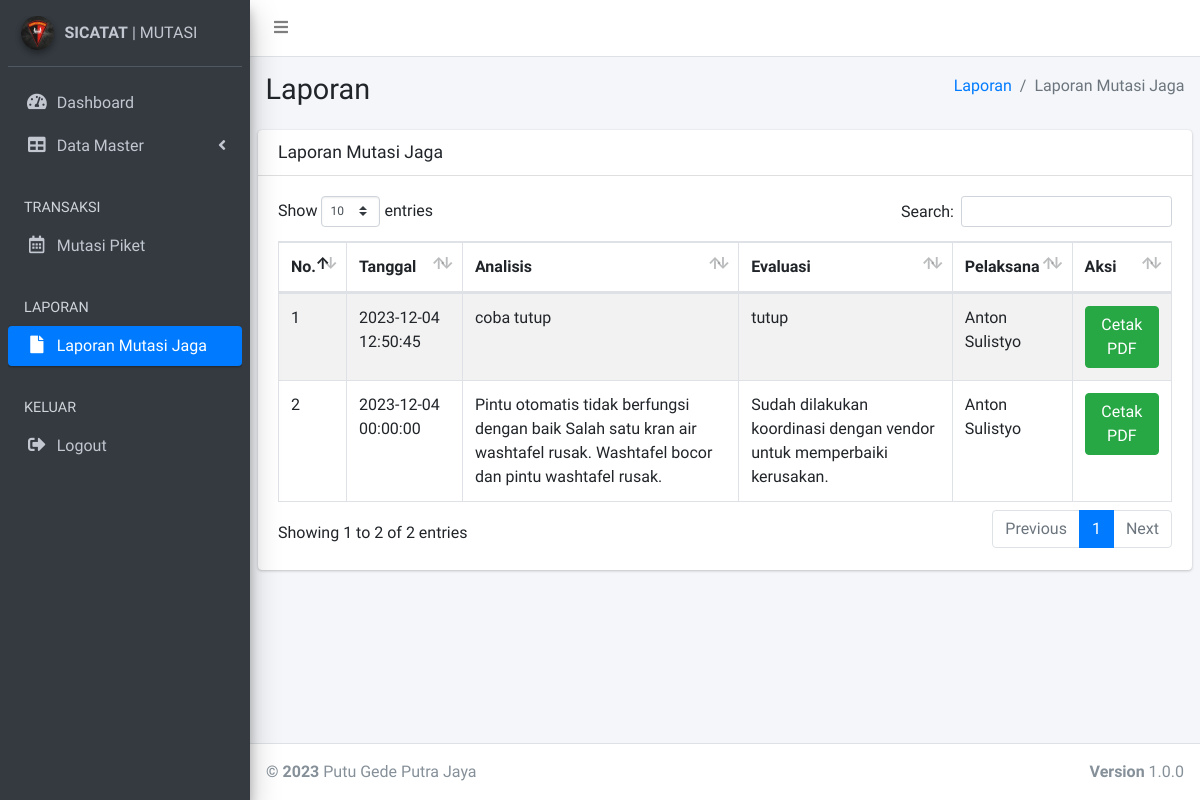
Before: /laporan.php (signed in) with the older database file.
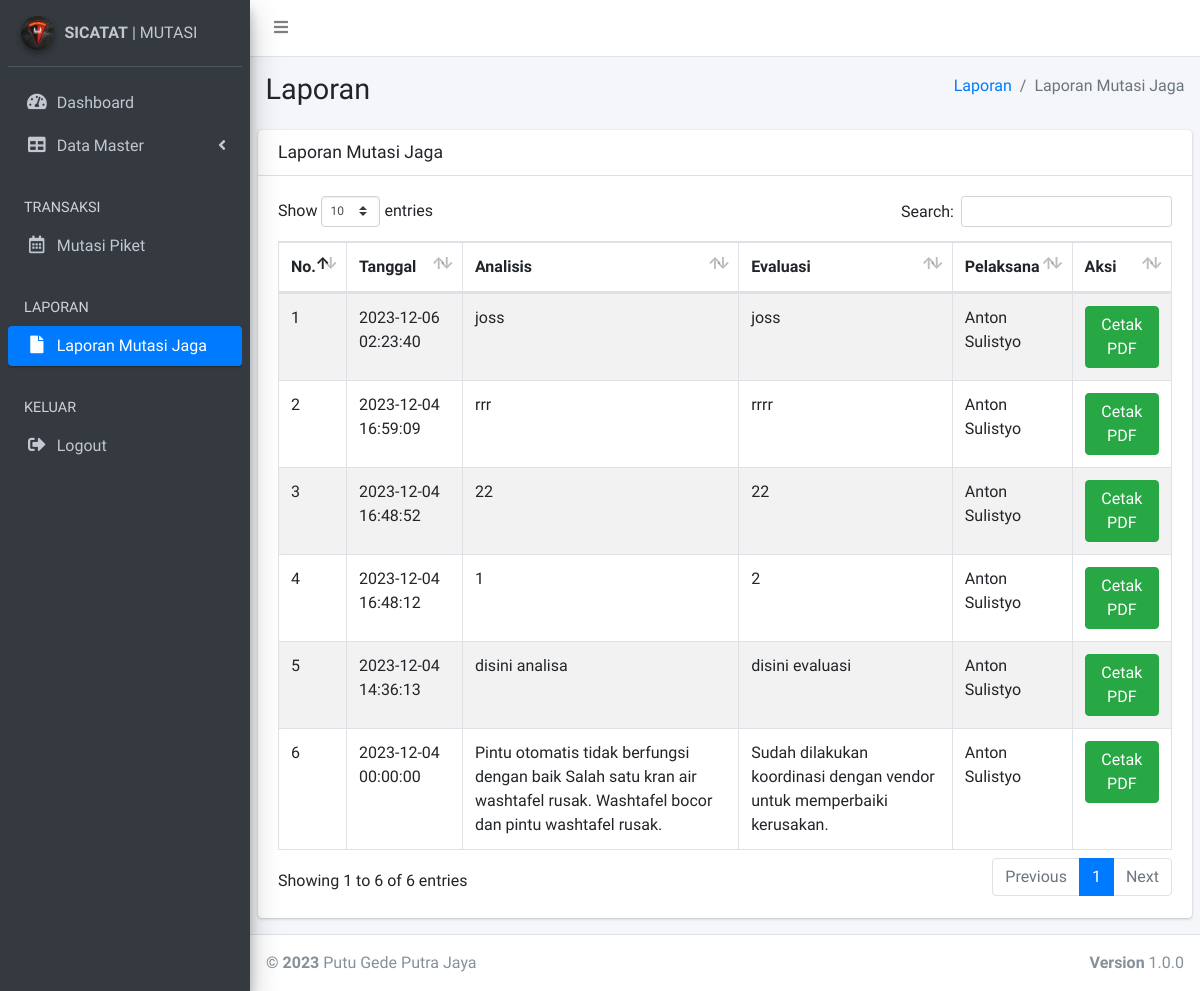
After: the same page with the newer database file.
### tables this page shows
CREATE TABLE `tb_mutasi_jaga` (
  `id_mutasi_jaga` int NOT NULL AUTO_INCREMENT,
  `id_user` int DEFAULT NULL,
  `tgl_mutasi` datetime DEFAULT NULL,
  `analisis` text,
  `evaluasi` text,
  `status_mutasi` smallint DEFAULT NULL,
  PRIMARY KEY (`id_mutasi_jaga`)
);

CREATE TABLE `tb_personil` (
  `id_personil` int NOT NULL AUTO_INCREMENT,
  `nama_personil` varchar(1024) DEFAULT NULL,
  `pangkat_personil` varchar(1024) DEFAULT NULL,
  `nrp_personil` int DEFAULT NULL,
  `status_personil` smallint DEFAULT NULL,
  PRIMARY KEY (`id_personil`)
);

### laporan.php (the view, shortened to what this page needs)
<?php
    include "koneksi.php";
      $level = $_SESSION['level'];
?>
<!DOCTYPE html>
<html>
<head>
  <link rel="stylesheet" href="plugins/fontawesome-free/css/all.min.css">
  <link rel="stylesheet" href="https://code.ionicframework.com/ionicons/2.0.1/css/ionicons.min.css">
  <link rel="stylesheet" href="plugins/datatables-bs4/css/dataTables.bootstrap4.css">
  <link rel="stylesheet" href="dist/css/adminlte.min.css">
</head>
<body class="hold-transition sidebar-mini">
<div class="wrapper">
  <nav class="main-header navbar navbar-expand navbar-white navbar-light">
    <ul class="navbar-nav">
      <li class="nav-item">
        <a class="nav-link" data-widget="pushmenu" href="#"><i class="fas fa-bars"></i></a>
      </li>
    </ul>
  </nav>
  <aside class="main-sidebar sidebar-dark-primary elevation-4">
    <div class="sidebar">
      <div class="user-panel mt-3 pb-3 mb-3 d-flex">
        <div class="image">
        <img src="dist/img/korps.jpeg" class="img-circle elevation-2" alt="User Image">
        </div>
        <div class="info">
        <a href="#" class="d-block"><strong>SICATAT</strong> | MUTASI</a>
        </div>
      </div>
      <nav class="mt-2">
        <ul class="nav nav-pills nav-sidebar flex-column" data-widget="treeview" role="menu" data-accordion="false">
          <li class="nav-item">
            <a href="dashboard.php" class="nav-link">
              <i class="nav-icon fas fa-tachometer-alt"></i>
              <p>
                Dashboard
              </p>
            </a>
          </li>
          <?php
          if ($level == "admin") {
            ?>
         <li class="nav-item has-treeview">
            <a href="#" class="nav-link">
              <i class="nav-icon fas fa-table"></i>
              <p>
                Data Master
                <i class="fas fa-angle-left right"></i>
              </p>
            </a>
          </li>
          <li class="nav-header">TRANSAKSI</li>
          <li class="nav-item">
            <a href="trx_mutasijaga.php" class="nav-link">
              <i class="nav-icon far fa-calendar-alt"></i>
              <p>
                Mutasi Piket
              </p>
            </a>
          </li>
              <?php
            }
            ?>
          <li class="nav-header">LAPORAN</li>
          <li class="nav-item">
            <a href="laporan.php" class="nav-link active">
              <i class="nav-icon fas fa-file"></i>
              <p>Laporan Mutasi Jaga</p>
            </a>
          </li>
          <li class="nav-header">KELUAR</li>
          <li class="nav-item">
            <a href="./action/logout.php" class="nav-link">
              <i class="nav-icon fas fa-sign-out-alt"></i>
              <p>Logout</p>
            </a>
          </li>
        </ul>
      </nav>
    </div>
  </aside>
  <div class="content-wrapper">
    <section class="content-header">
      <div class="container-fluid">
        <div class="row mb-2">
          <div class="col-sm-6">
            <h1>Laporan</h1>
          </div>
          <div class="col-sm-6">
            <ol class="breadcrumb float-sm-right">
              <li class="breadcrumb-item"><a href="#">Laporan</a></li>
              <li class="breadcrumb-item active">Laporan Mutasi Jaga</li>
            </ol>
          </div>
        </div>
      </div>
    </section>
    <section class="content">
      <div class="row">
        <div class="col-12">
          <div class="card">
            <div class="card-header">
              <h3 class="card-title">Laporan Mutasi Jaga</h3>
            </div>
            <div class="card-body">
              <table id="example1" class="table table-bordered table-striped">
                <thead>
                <tr>
                  <th>No.</th>
                  <th>Tanggal</th>
                  <th>Analisis</th>
                  <th>Evaluasi</th>
                  <th>Pelaksana</th>
                  <th>Aksi</th>
                </tr>
                </thead>
                <tbody>
          <?php
          $no=1;
          $query = mysqli_query($conn,"SELECT tb_mutasi_jaga.*, tb_user.id_personil, tb_personil.nama_personil
          FROM tb_mutasi_jaga, tb_user, tb_personil
          WHERE tb_mutasi_jaga.id_user=tb_user.id_user AND tb_user.id_personil=tb_personil.id_personil
          AND tb_mutasi_jaga.status_mutasi='1' ORDER BY id_mutasi_jaga DESC");
          while ($data = mysqli_fetch_assoc($query))
          {
          ?>
            <tr>
              <td><?php echo $no; ?></td>
              <td><?php echo $data['tgl_mutasi']; ?></td>
              <td><?php echo $data['analisis']; ?></td>
              <td><?php echo $data['evaluasi']; ?></td>
              <td><?php echo $data['nama_personil']; ?></td>
              <td>
                <a href="laporan_pdf.php?id=<?php echo $data['id_mutasi_jaga'];?>" type="button" class="btn btn-md btn-success" download>Cetak PDF</a>
              </td>
            </tr>
          <?php
          $no++;
          }
          ?>
        </tbody>
              </table>
            </div>
          </div>
        </div>
      </div>
    </section>
  </div>
  <footer class="main-footer">
    <div class="float-right d-none d-sm-block">
      <b>Version</b> 1.0.0
    </div>
    <strong>&copy; 2023</strong> Putu Gede Putra Jaya
  </footer>
</div>
</body>
</html>

Changed rows visible on the page:
removed tb_mutasi_jaga: tgl_mutasi "2023-12-04 12:50:45", analisis "coba tutup", evaluasi "tutup", tb_personil.nama_personil "Anton Sulistyo"
added tb_mutasi_jaga: tgl_mutasi "2023-12-06 02:23:40", analisis "joss", evaluasi "joss", tb_personil.nama_personil "Anton Sulistyo"
added tb_mutasi_jaga: tgl_mutasi "2023-12-04 16:59:09", analisis "rrr", evaluasi "rrrr", tb_personil.nama_personil "Anton Sulistyo"
added tb_mutasi_jaga: tgl_mutasi "2023-12-04 16:48:52", analisis "22", evaluasi "22", tb_personil.nama_personil "Anton Sulistyo"
added tb_mutasi_jaga: tgl_mutasi "2023-12-04 16:48:12", analisis "1", evaluasi "2", tb_personil.nama_personil "Anton Sulistyo"
added tb_mutasi_jaga: tgl_mutasi "2023-12-04 14:36:13", analisis "disini analisa", evaluasi "disini evaluasi", tb_personil.nama_personil "Anton Sulistyo"
Other visible differences:
text written by a page script: "Show entries Search: Showing 1 to 2 of 2 entries Previous 1 Next" → "Show entries Search: Showing 1 to 6 of 6 entries Previous 1 Next"
